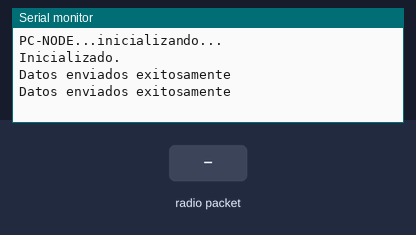
A program run on a simulated ESP8266 (NodeMCU). On the bench: the last lines printed to the serial monitor. The inputs (shaded band) are chosen by the test bench.

Above: at 1.2 s.
1.3 s: radio packet "sensor3:" arrives
At 2.0 s:
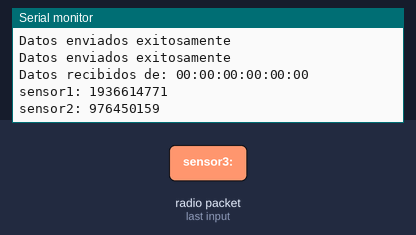
2.8 s: radio packet "1" arrives
At 2.96 s:
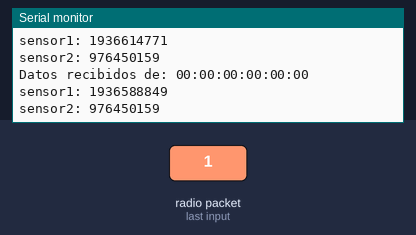

Measured:
- after the input at 1.3 s, the serial monitor: prints a new line at once (image 1)
- after the input at 2.8 s, the serial monitor: prints a new line at once (image 2)

The program:

main.cpp
```cpp
#include <ESP8266WiFi.h>
#include <Arduino.h>
#include <espnow.h>

#define MY_ROLE         ESP_NOW_ROLE_COMBO              // establecer el rol de este dispositivo: CONTROLLER, SLAVE, COMBO
#define RECEIVER_ROLE   ESP_NOW_ROLE_COMBO              // establecer el rol del receptor
#define WIFI_CHANNEL    1

#define MY_NAME "PC-NODE"
uint8_t receiverAddress[] = {0x18, 0xFE, 0x34, 0xF8, 0xC4, 0x63};   // MAC del sensor
uint8_t receiverAddresss[] = {0x18, 0xFE, 0x34, 0xF8, 0xC5, 0x25};   // MAC del segundo sensor

struct __attribute__((packed)) dataPacket {
  int sensor1;
  int sensor2;
  float sensor3;
};

void transmissionComplete(uint8_t *receiver_mac, uint8_t transmissionStatus) {
  if (transmissionStatus == 0) {
    Serial.println("Datos enviados exitosamente");
  } else {
    Serial.print("Código de error: ");
    Serial.println(transmissionStatus);
  }
}

void dataReceived(uint8_t *senderMac, uint8_t *data, uint8_t dataLength) {
  char macStr[18];
  dataPacket packet;

  snprintf(macStr, sizeof(macStr), "%02x:%02x:%02x:%02x:%02x:%02x", senderMac[0], senderMac[1], senderMac[2], senderMac[3], senderMac[4], senderMac[5]);

  Serial.println();
  Serial.print("Datos recibidos de: ");
  Serial.println(macStr);

  memcpy(&packet, data, sizeof(packet));

  Serial.print("sensor1: ");
  Serial.println(packet.sensor1);

  Serial.print("sensor2: ");
  Serial.println(packet.sensor2);

  /*
  Serial.print("sensor3: ");
  Serial.println(packet.sensor3);
  */
}

void setup() {
  Serial.begin(9600);     // inicializar puerto serial

  Serial.println();
  Serial.println();
  Serial.println();
  Serial.print(MY_NAME);
  Serial.println("...inicializando...");

  WiFi.mode(WIFI_STA);
  WiFi.disconnect();        // no queremos conectarnos a una red WiFi

  if (esp_now_init() != 0) {
    Serial.println("Fallo la inicialización de ESP-NOW");
    return;
  }

  esp_now_set_self_role(MY_ROLE);
  esp_now_register_send_cb(transmissionComplete);   // esta función se llamará una vez que se hayan enviado todos los datos
  esp_now_register_recv_cb(dataReceived);           // esta función se llamará cada vez que se reciba datos
  esp_now_add_peer(receiverAddress, RECEIVER_ROLE, WIFI_CHANNEL, NULL, 0);
  esp_now_add_peer(receiverAddresss, RECEIVER_ROLE, WIFI_CHANNEL, NULL, 0);

  Serial.println("Inicializado.");
}

void loop() {
  dataPacket packet;

  /**
   * Valores a enviar
   **/
  packet.sensor1 = 1;
  //packet.sensor2 = 1;
  //packet.sensor3 = 4.20;

  /**
   * Valores recibidos
   **/
  esp_now_send(receiverAddress, (uint8_t *)&packet, sizeof(packet));
  esp_now_send(receiverAddresss, (uint8_t *)&packet, sizeof(packet));

  delay(3000);
}
```
